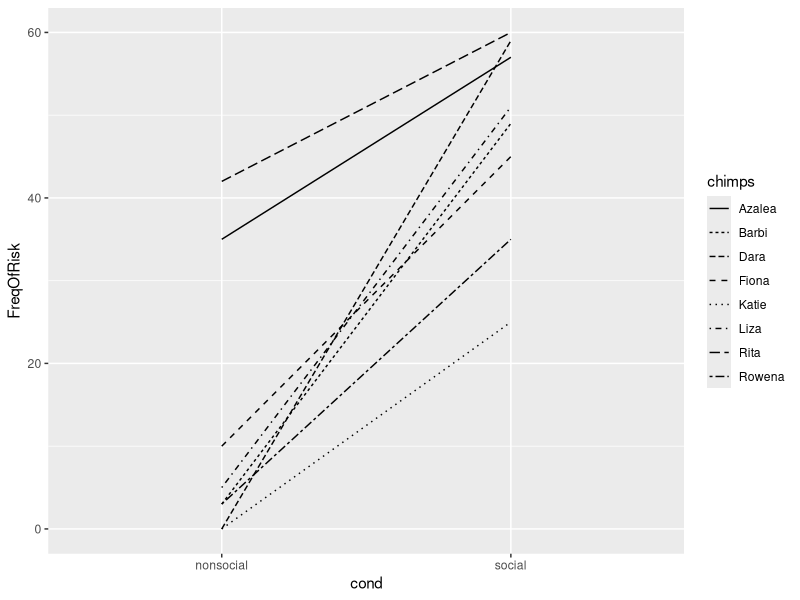
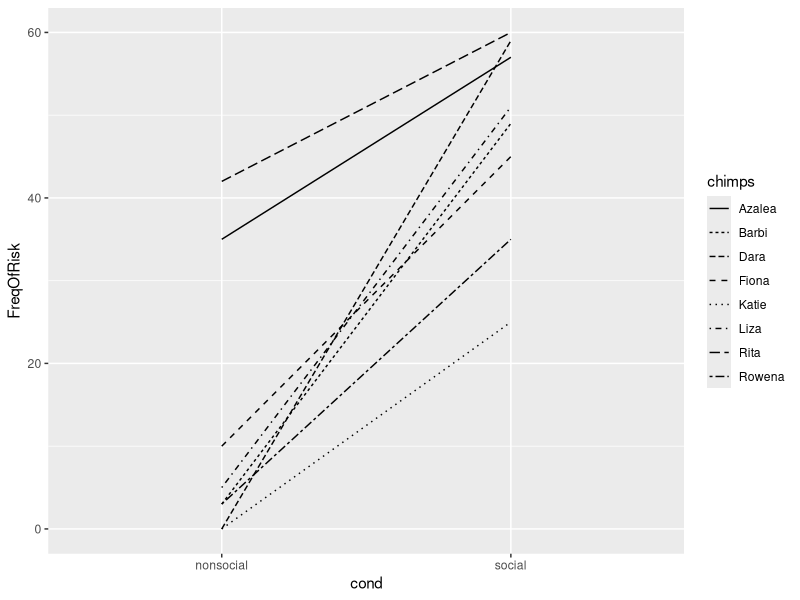
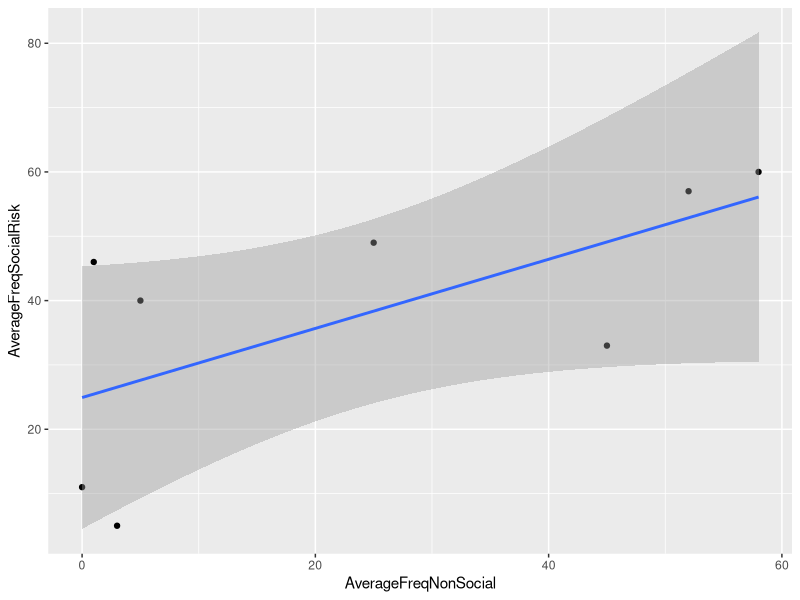
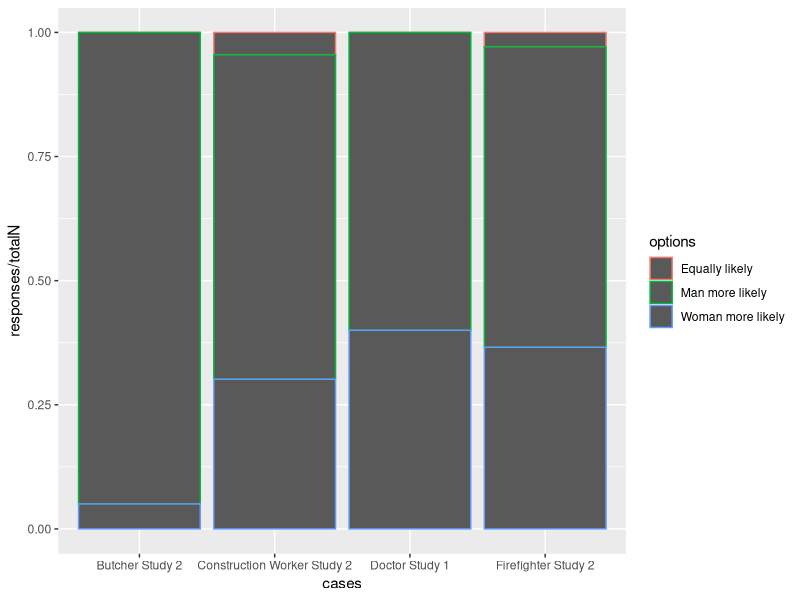

Generate these figures, in order, with R: (Note: this script raises an error after producing the figures.)
## ---- chunk 1
knitr::opts_chunk$set(echo = TRUE,
                      warning = FALSE,
                      message = FALSE, 
                      eval = TRUE,
                      error = TRUE)
library(ggplot2)
## ---- chunk 2
library(tidyverse)


chimps<- c("Dara", "Rita","Liza", "Azalea", "Barbi",  "Rowena", "Katie", "Fiona")

cond<- c("social","social","social", "social", "social", "social", "social", "social", "nonsocial","nonsocial","nonsocial","nonsocial","nonsocial","nonsocial","nonsocial","nonsocial")
FreqOfRisk<- c(59, 60, 51, 57, 49, 35, 25, 45, 0, 42, 5, 35, 3, 3, 0, 10)
graph1<-data.frame(chimps, FreqOfRisk, cond)

print(graph1)

#modified code
ggplot(data = graph1) +
  geom_line (mapping = aes(x = cond, 
                           y=FreqOfRisk,
                           group=chimps,
                           linetype=chimps) )

#Crump's code
ggplot(data = graph1, aes(x = cond, 
                          y=FreqOfRisk, 
                          group=chimps,
                          linetype=chimps))+
  geom_line()

## ---- chunk 3
AverageFreqSocialRisk<- c(5, 11, 33, 40, 46, 49, 57, 60)
AverageFreqNonSocial<- c(3, 0, 45, 5, 1, 25, 52, 58)
graph2<- data.frame(AverageFreqNonSocial, AverageFreqSocialRisk) 

ggplot(data = graph2)+
  geom_point (mapping = (aes (x = AverageFreqNonSocial, y = AverageFreqSocialRisk)))+
     geom_smooth(method='lm',mapping = (aes (x = AverageFreqNonSocial, y = AverageFreqSocialRisk)))
## ---- chunk 4
cases<- c("Doctor Study 1", "Doctor Study 1", "Doctor Study 1", "Butcher Study 2","Butcher Study 2", "Butcher Study 2", "Firefighter Study 2","Firefighter Study 2", "Firefighter Study 2", "Construction Worker Study 2", "Construction Worker Study 2", "Construction Worker Study 2" )
options<- c("Woman more likely", "Equally likely", "Man more likely")
totalN<-c(199, 199, 199, 199, 199, 199, 200, 200, 200, 205, 205, 205)
responses<-c(0, 189, 10, 9, 130, 60, 0, 120, 80, 6, 124, 75 )

props<-c(responses/totalN)

graph3<- data.frame(cases, options, totalN, responses, props)

print(graph3)



ggplot(data = graph3) +
  geom_bar(mapping = aes(x = cases, color = options, position = "fill", stat(responses / totalN)))


## ---- chunk 5
evaluation<- c(1, 2, 3, 4, 5, 6, 7)

cases<- c("Doctor Study 1", "Doctor Study 1", "Doctor Study 1","Doctor Study 1", "Doctor Study 1", "Doctor Study 1", "Doctor Study 1", "Butcher Study 2","Butcher Study 2", "Butcher Study 2","Butcher Study 2","Butcher Study 2", "Butcher Study 2","Butcher Study 2", "Firefighter Study 2","Firefighter Study 2", "Firefighter Study 2","Firefighter Study 2","Firefighter Study 2", "Firefighter Study 2","Firefighter Study 2", "Construction Worker Study 2", "Construction Worker Study 2", "Construction Worker Study 2", "Construction Worker Study 2", "Construction Worker Study 2", "Construction Worker Study 2", "Construction Worker Study 2" )

EvalScores<- c(35, 50, 42, 35, 20, 10, 7, 19, 30, 50, 50, 30, 15, 5, 25, 25, 40, 50, 40, 15, 5, 25, 30, 30, 35, 55, 35, 20 )

graph4<-data.frame(evaluation, cases, EvalScores)

print(graph4)


p <- ggplot(graph4, aes(x=cases, y=EvalScores)) + 
  geom_violin() 

p + stat_summary(fun.data=data_summary)

p + stat_summary(fun.data="mean_sdl", mult=1, 
                 geom="crossbar", width=0.2 )
p
## ---- chunk 6
PersonX<- c("Equally likely", "Man more likely")
MoneyTransferred<-c("$0.00","$0.00", "$0.05","$0.05", "$0.10","$0.10", "$0.15","$0.15", "$0.20", "$0.20", "$0.25", "$0.25", "$0.30", "$0.30")
Frequ<- c(5, 110, 2, 20, 70, 30, 108, 35, 55, 5, 1, 1, 1, 1)
graph5<-data.frame(PersonX, MoneyTransferred, Frequ)

a<- ggplot(graph5, aes(x=PersonX, y=Frequ)) + 
  geom_violin() 

a + stat_summary(fun.data=data_summary)
 stat_summary(fun.data="mean_sdl", mult=1, 
                 geom="crossbar", width=0.2 )
a


b<- ggplot(data = graph5)+
geom_violin( mapping = aes(x=PersonX, y=Frequ, stats = )) 

## ---- chunk 7

## ---- chunk 8
library(tidyverse)
gender<- c("man", "woman")
judgements<-c("prior", "model posterior", "reported posterior")
values<- c(60, 90, 75, 30, 70, 76)
graph7<- data.frame(gender, judgements, values)


ggplot(graph7, aes(fill=judgements, y=values, x=gender)) + 
    geom_bar(position="dodge", stat="identity")+
  labs( y = "P(Target = Doctor") 







## ---- chunk 9
 





## ---- chunk 10


condition<- c("No transient", "Transient")
place<-c("outside",  "outside","inside", "inside")
all_data<-c(305, 292, 300, 280, 295, 265, 290, 250)
vis_data<-c(305, 292, 300, 280)
aud_data<-c(295, 265, 290, 250)
group<- c("visual","visual", "auditory", "auditory")

visual<-data.frame(condition, place, vis_data)

auditory<-data.frame(condition, place, aud_data)

graph9<-data.frame(visual, auditory)

ggplot(graph9, aes(fill=place, y=vis_data, x=condition)) + 
    geom_bar(position="dodge", stat="identity")+
   ylim(230, 340)

ggplot(graph9, aes(fill=place, y=aud_data, x=condition)) + 
    geom_bar(position="dodge", stat="identity")+
   expand_limits(y=c(230, 340))

## ---- chunk 11

## ---- chunk 12

## ---- chunk 13


OCEAN<- c("emotional stability", "extraversion", "openness/intellect", "agreeableness", "conscientiousness")
informants<-c("family","family","family","family","family", "friends","friends","friends","friends","friends", "colleagues","colleagues","colleagues","colleagues","colleagues", "strangers","strangers","strangers","strangers","strangers")
mean_diff<-c(-.10,-.10,.10,-.20,-.20, -.20, -.10, .20, -.05, -.20,-.20, -.05,.10, 0,  -.10, 0, .30, .70, .30, .30)

graph11<-data.frame(OCEAN, informants, mean_diff)
print(graph11)

ggplot(graph11, aes(x=OCEAN, y=mean_diff, group=informants)) +
  geom_line(aes(linetype=informants))+
  geom_point()+
expand_limits(y=c(-.80, .80))
